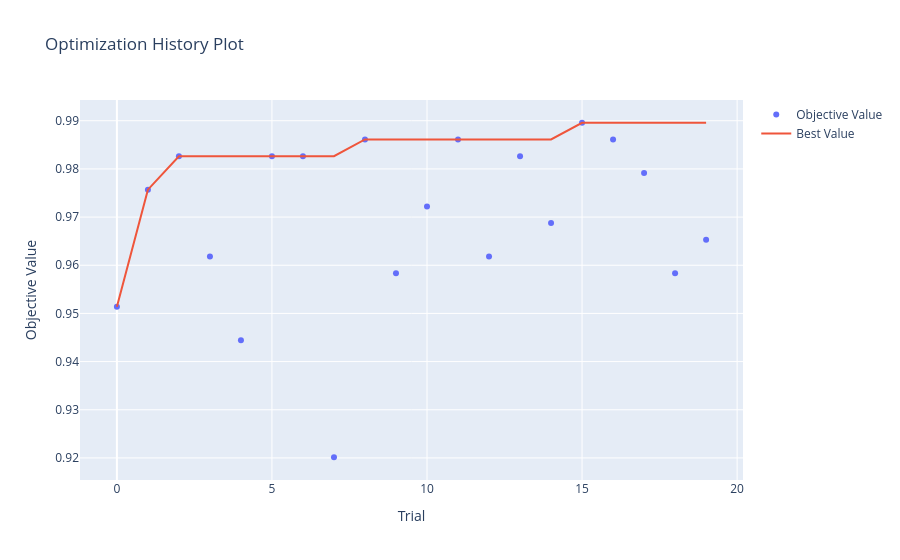
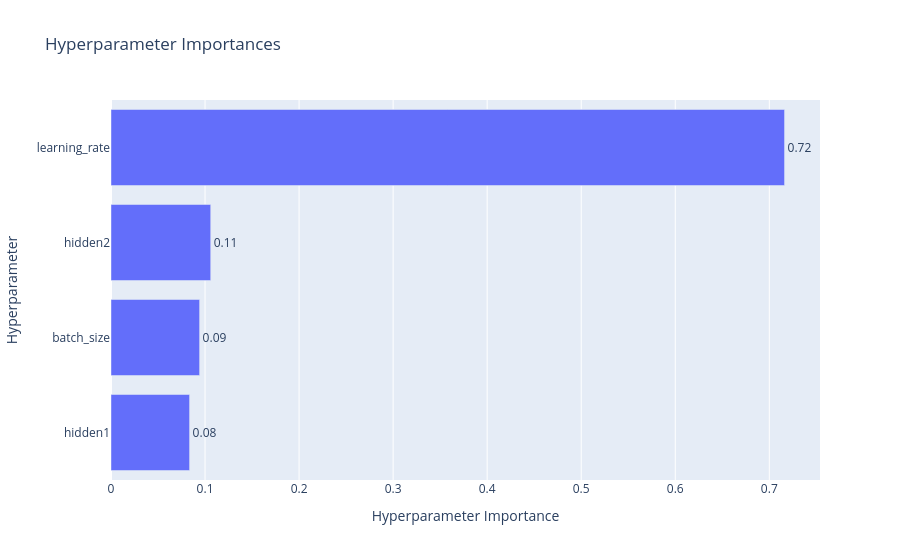
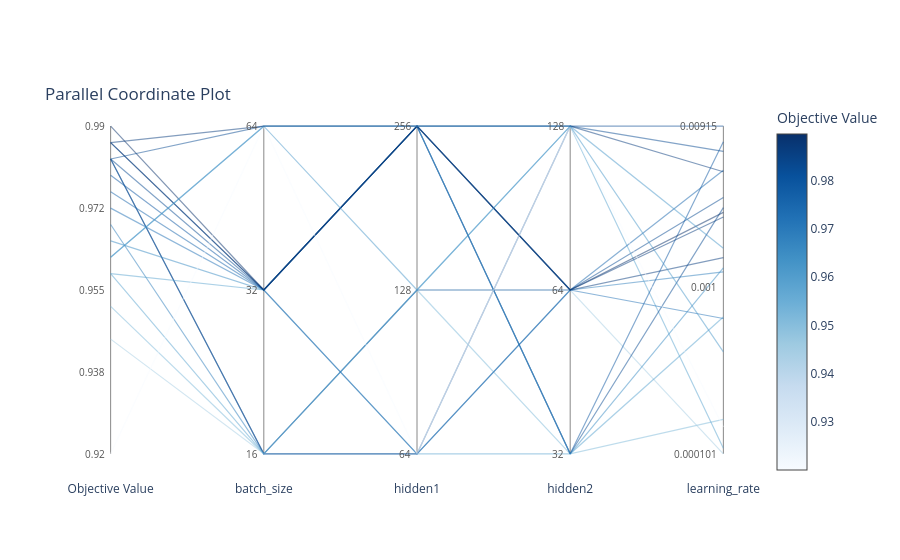
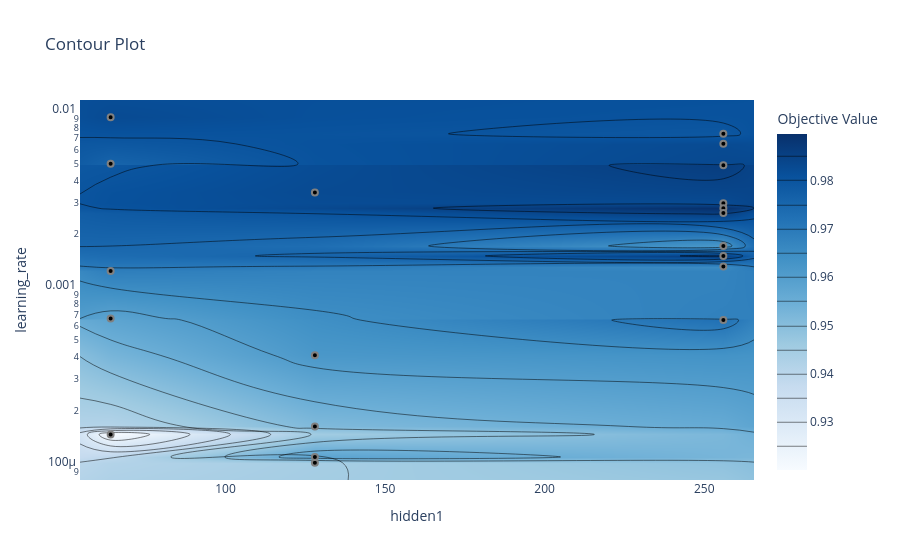

The notebook cell these images were saved under, in order:
### Code cell
# 1. Validation accuracy across trials
plot_optimization_history(study).show()

# 2. Which hyperparameters influenced accuracy the most?
plot_param_importances(study).show()

# 3. View all hyperparameters together
plot_parallel_coordinate(
    study,
    params=[
        "learning_rate",
        "batch_size",
        "hidden1",
        "hidden2"
    ]
).show()

# 4. 2D interaction between two important hyperparameters
plot_contour(
    study,
    params=[
        "learning_rate",
        "hidden1"
    ]
).show()

### Figure 1 — Plotly figure (JSON) as saved in the notebook; plotly's stock layout.template omitted (floating-point values rounded to 4 significant figures)
{"data": [{"mode": "markers", "name": "Objective Value", "type": "scatter", "x": [0, 1, 2, 3, 4, 5, 6, 7, 8, 9, 10, 11, 12, 13, 14, 15, 16, 17, 18, 19], "y": [0.9514, 0.9757, 0.9826, 0.9618, 0.9444, 0.9826, 0.9826, 0.9201, 0.9861, 0.9583, 0.9722, 0.9861, 0.9618, 0.9826, 0.9688, 0.9896, 0.9861, 0.9792, 0.9583, 0.9653]}, {"mode": "lines", "name": "Best Value", "type": "scatter", "x": [0, 1, 2, 3, 4, 5, 6, 7, 8, 9, 10, 11, 12, 13, 14, 15, 16, 17, 18, 19], "y": [0.9514, 0.9757, 0.9826, 0.9826, 0.9826, 0.9826, 0.9826, 0.9826, 0.9861, 0.9861, 0.9861, 0.9861, 0.9861, 0.9861, 0.9861, 0.9896, 0.9896, 0.9896, 0.9896, 0.9896]}, {"marker": {"color": "#cccccc"}, "mode": "markers", "name": "Infeasible Trial", "showlegend": false, "type": "scatter", "x": [], "y": []}], "layout": {"title": {"text": "Optimization History Plot"}, "xaxis": {"title": {"text": "Trial"}}, "yaxis": {"title": {"text": "Objective Value"}}}}

### Figure 2 — Plotly figure (JSON) as saved in the notebook; plotly's stock layout.template omitted (floating-point values rounded to 4 significant figures)
{"data": [{"cliponaxis": false, "hovertemplate": ["hidden1 (CategoricalDistribution): 0.08355514803329361<extra></extra>", "batch_size (CategoricalDistribution): 0.09421028427059562<extra></extra>", "hidden2 (CategoricalDistribution): 0.1060154168313493<extra></extra>", "learning_rate (FloatDistribution): 0.7162191508647615<extra></extra>"], "name": "Objective Value", "orientation": "h", "text": ["0.08", "0.09", "0.11", "0.72"], "textposition": "outside", "type": "bar", "x": [0.08356, 0.09421, 0.106, 0.7162], "y": ["hidden1", "batch_size", "hidden2", "learning_rate"]}], "layout": {"title": {"text": "Hyperparameter Importances"}, "xaxis": {"title": {"text": "Hyperparameter Importance"}}, "yaxis": {"title": {"text": "Hyperparameter"}}}}

### Figure 3 — Plotly figure (JSON) as saved in the notebook; plotly's stock layout.template omitted (floating-point values rounded to 4 significant figures)
{"data": [{"customdata": [["Objective Value", "0.969"], ["batch_size", "16"], ["hidden1", "64"], ["hidden2", "64"], ["learning_rate", "0.00123"]], "hovertemplate": "%{customdata[0]}: %{customdata[1]}<extra></extra>", "line": {"color": "rgb(46.200000000000045, 126.20000000000005, 187.8)", "dash": "solid", "width": 1.2}, "mode": "lines", "opacity": 0.5, "showlegend": false, "type": "scatter", "x": [0, 1, 2, 3, 4], "y": [0.7, 0, 0, 0.5, 0.5552]}, {"customdata": [["Objective Value", "0.983"], ["batch_size", "16"], ["hidden1", "64"], ["hidden2", "128"], ["learning_rate", "0.00915"]], "hovertemplate": "%{customdata[0]}: %{customdata[1]}<extra></extra>", "line": {"color": "rgb(8.0, 74.40000000000029, 146.20000000000041)", "dash": "solid", "width": 1.2}, "mode": "lines", "opacity": 0.5, "showlegend": false, "type": "scatter", "x": [0, 1, 2, 3, 4], "y": [0.9, 0, 0, 1, 1]}, {"customdata": [["Objective Value", "0.951"], ["batch_size", "16"], ["hidden1", "128"], ["hidden2", "32"], ["learning_rate", "0.000162"]], "hovertemplate": "%{customdata[0]}: %{customdata[1]}<extra></extra>", "line": {"color": "rgb(127.40000000000022, 185.20000000000013, 218.40000000000003)", "dash": "solid", "width": 1.2}, "mode": "lines", "opacity": 0.5, "showlegend": false, "type": "scatter", "x": [0, 1, 2, 3, 4], "y": [0.45, 0, 0.5, 0, 0.1049]}, {"customdata": [["Objective Value", "0.944"], ["batch_size", "16"], ["hidden1", "128"], ["hidden2", "64"], ["learning_rate", "0.000101"]], "hovertemplate": "%{customdata[0]}: %{customdata[1]}<extra></extra>", "line": {"color": "rgb(166.00000000000003, 205.4, 227.8)", "dash": "solid", "width": 1.2}, "mode": "lines", "opacity": 0.5, "showlegend": false, "type": "scatter", "x": [0, 1, 2, 3, 4], "y": [0.35, 0, 0.5, 0.5, 0]}, {"customdata": [["Objective Value", "0.983"], ["batch_size", "16"], ["hidden1", "128"], ["hidden2", "64"], ["learning_rate", "0.00343"]], "hovertemplate": "%{customdata[0]}: %{customdata[1]}<extra></extra>", "line": {"color": "rgb(8.0, 74.40000000000029, 146.20000000000041)", "dash": "solid", "width": 1.2}, "mode": "lines", "opacity": 0.5, "showlegend": false, "type": "scatter", "x": [0, 1, 2, 3, 4], "y": [0.9, 0, 0.5, 0.5, 0.7823]}, {"customdata": [["Objective Value", "0.958"], ["batch_size", "16"], ["hidden1", "128"], ["hidden2", "128"], ["learning_rate", "0.000109"]], "hovertemplate": "%{customdata[0]}: %{customdata[1]}<extra></extra>", "line": {"color": "rgb(90.5999999999998, 162.79999999999987, 207.5999999999999)", "dash": "solid", "width": 1.2}, "mode": "lines", "opacity": 0.5, "showlegend": false, "type": "scatter", "x": [0, 1, 2, 3, 4], "y": [0.55, 0, 0.5, 1, 0.01669]}, {"customdata": [["Objective Value", "0.958"], ["batch_size", "32"], ["hidden1", "64"], ["hidden2", "32"], ["learning_rate", "0.000663"]], "hovertemplate": "%{customdata[0]}: %{customdata[1]}<extra></extra>", "line": {"color": "rgb(90.5999999999998, 162.79999999999987, 207.5999999999999)", "dash": "solid", "width": 1.2}, "mode": "lines", "opacity": 0.5, "showlegend": false, "type": "scatter", "x": [0, 1, 2, 3, 4], "y": [0.55, 0.5, 0, 0, 0.4176]}, {"customdata": [["Objective Value", "0.976"], ["batch_size", "32"], ["hidden1", "64"], ["hidden2", "64"], ["learning_rate", "0.005"]], "hovertemplate": "%{customdata[0]}: %{customdata[1]}<extra></extra>", "line": {"color": "rgb(23.000000000000124, 100.20000000000016, 171.0000000000001)", "dash": "solid", "width": 1.2}, "mode": "lines", "opacity": 0.5, "showlegend": false, "type": "scatter", "x": [0, 1, 2, 3, 4], "y": [0.8, 0.5, 0, 0.5, 0.8656]}, {"customdata": [["Objective Value", "0.983"], ["batch_size", "32"], ["hidden1", "256"], ["hidden2", "32"], ["learning_rate", "0.00298"]], "hovertemplate": "%{customdata[0]}: %{customdata[1]}<extra></extra>", "line": {"color": "rgb(8.0, 74.40000000000029, 146.20000000000041)", "dash": "solid", "width": 1.2}, "mode": "lines", "opacity": 0.5, "showlegend": false, "type": "scatter", "x": [0, 1, 2, 3, 4], "y": [0.9, 0.5, 1, 0, 0.7513]}, {"customdata": [["Objective Value", "0.979"], ["batch_size", "32"], ["hidden1", "256"], ["hidden2", "32"], ["learning_rate", "0.00738"]], "hovertemplate": "%{customdata[0]}: %{customdata[1]}<extra></extra>", "line": {"color": "rgb(13.000000000000181, 87.40000000000023, 161.00000000000017)", "dash": "solid", "width": 1.2}, "mode": "lines", "opacity": 0.5, "showlegend": false, "type": "scatter", "x": [0, 1, 2, 3, 4], "y": [0.85, 0.5, 1, 0, 0.9522]}, {"customdata": [["Objective Value", "0.965"], ["batch_size", "32"], ["hidden1", "256"], ["hidden2", "32"], ["learning_rate", "0.00131"]], "hovertemplate": "%{customdata[0]}: %{customdata[1]}<extra></extra>", "line": {"color": "rgb(59.39999999999996, 139.39999999999998, 194.6)", "dash": "solid", "width": 1.2}, "mode": "lines", "opacity": 0.5, "showlegend": false, "type": "scatter", "x": [0, 1, 2, 3, 4], "y": [0.65, 0.5, 1, 0, 0.5678]}, {"customdata": [["Objective Value", "0.986"], ["batch_size", "32"], ["hidden1", "256"], ["hidden2", "64"], ["learning_rate", "0.0015"]], "hovertemplate": "%{customdata[0]}: %{customdata[1]}<extra></extra>", "line": {"color": "rgb(8.0, 61.199999999999925, 126.59999999999988)", "dash": "solid", "width": 1.2}, "mode": "lines", "opacity": 0.5, "showlegend": false, "type": "scatter", "x": [0, 1, 2, 3, 4], "y": [0.95, 0.5, 1, 0.5, 0.5987]}, {"customdata": [["Objective Value", "0.972"], ["batch_size", "32"], ["hidden1", "256"], ["hidden2", "64"], ["learning_rate", "0.00065"]], "hovertemplate": "%{customdata[0]}: %{customdata[1]}<extra></extra>", "line": {"color": "rgb(33.000000000000114, 113.00000000000011, 181.00000000000006)", "dash": "solid", "width": 1.2}, "mode": "lines", "opacity": 0.5, "showlegend": false, "type": "scatter", "x": [0, 1, 2, 3, 4], "y": [0.75, 0.5, 1, 0.5, 0.4129]}, {"customdata": [["Objective Value", "0.99"], ["batch_size", "32"], ["hidden1", "256"], ["hidden2", "64"], ["learning_rate", "0.0028"]], "hovertemplate": "%{customdata[0]}: %{customdata[1]}<extra></extra>", "line": {"color": "rgb(8.0, 48.0, 107.0)", "dash": "solid", "width": 1.2}, "mode": "lines", "opacity": 0.5, "showlegend": false, "type": "scatter", "x": [0, 1, 2, 3, 4], "y": [1, 0.5, 1, 0.5, 0.7369]}, {"customdata": [["Objective Value", "0.986"], ["batch_size", "32"], ["hidden1", "256"], ["hidden2", "64"], ["learning_rate", "0.00262"]], "hovertemplate": "%{customdata[0]}: %{customdata[1]}<extra></extra>", "line": {"color": "rgb(8.0, 61.199999999999925, 126.59999999999988)", "dash": "solid", "width": 1.2}, "mode": "lines", "opacity": 0.5, "showlegend": false, "type": "scatter", "x": [0, 1, 2, 3, 4], "y": [0.95, 0.5, 1, 0.5, 0.7226]}, {"customdata": [["Objective Value", "0.92"], ["batch_size", "64"], ["hidden1", "64"], ["hidden2", "128"], ["learning_rate", "0.000146"]], "hovertemplate": "%{customdata[0]}: %{customdata[1]}<extra></extra>", "line": {"color": "rgb(247.0, 251.0, 255.0)", "dash": "solid", "width": 1.2}, "mode": "lines", "opacity": 0.5, "showlegend": false, "type": "scatter", "x": [0, 1, 2, 3, 4], "y": [0, 1, 0, 1, 0.08191]}, {"customdata": [["Objective Value", "0.962"], ["batch_size", "64"], ["hidden1", "128"], ["hidden2", "128"], ["learning_rate", "0.000411"]], "hovertemplate": "%{customdata[0]}: %{customdata[1]}<extra></extra>", "line": {"color": "rgb(74.1999999999999, 151.59999999999994, 201.19999999999996)", "dash": "solid", "width": 1.2}, "mode": "lines", "opacity": 0.5, "showlegend": false, "type": "scatter", "x": [0, 1, 2, 3, 4], "y": [0.6, 1, 0.5, 1, 0.3111]}, {"customdata": [["Objective Value", "0.983"], ["batch_size", "64"], ["hidden1", "256"], ["hidden2", "128"], ["learning_rate", "0.00647"]], "hovertemplate": "%{customdata[0]}: %{customdata[1]}<extra></extra>", "line": {"color": "rgb(8.0, 74.40000000000029, 146.20000000000041)", "dash": "solid", "width": 1.2}, "mode": "lines", "opacity": 0.5, "showlegend": false, "type": "scatter", "x": [0, 1, 2, 3, 4], "y": [0.9, 1, 1, 1, 0.923]}, {"customdata": [["Objective Value", "0.986"], ["batch_size", "64"], ["hidden1", "256"], ["hidden2", "128"], ["learning_rate", "0.00489"]], "hovertemplate": "%{customdata[0]}: %{customdata[1]}<extra></extra>", "line": {"color": "rgb(8.0, 61.199999999999925, 126.59999999999988)", "dash": "solid", "width": 1.2}, "mode": "lines", "opacity": 0.5, "showlegend": false, "type": "scatter", "x": [0, 1, 2, 3, 4], "y": [0.95, 1, 1, 1, 0.861]}, {"customdata": [["Objective Value", "0.962"], ["batch_size", "64"], ["hidden1", "256"], ["hidden2", "128"], ["learning_rate", "0.00171"]], "hovertemplate": "%{customdata[0]}: %{customdata[1]}<extra></extra>", "line": {"color": "rgb(74.1999999999999, 151.59999999999994, 201.19999999999996)", "dash": "solid", "width": 1.2}, "mode": "lines", "opacity": 0.5, "showlegend": false, "type": "scatter", "x": [0, 1, 2, 3, 4], "y": [0.6, 1, 1, 1, 0.6277]}, {"hoverinfo": "skip", "marker": {"cmax": 0.9896, "cmin": 0.9201, "color": [0.9201, 0.9896], "colorbar": {"title": {"text": "Objective Value"}}, "colorscale": [[0, "rgb(247,251,255)"], [0.125, "rgb(222,235,247)"], [0.25, "rgb(198,219,239)"], [0.375, "rgb(158,202,225)"], [0.5, "rgb(107,174,214)"], [0.625, "rgb(66,146,198)"], [0.75, "rgb(33,113,181)"], [0.875, "rgb(8,81,156)"], [1, "rgb(8,48,107)"]], "reversescale": false, "showscale": true}, "mode": "markers", "showlegend": false, "type": "scatter", "x": [null, null], "y": [null, null]}], "layout": {"annotations": [{"font": {"color": "#555", "size": 10}, "showarrow": false, "text": "0.92", "x": 0, "xanchor": "right", "xshift": -4, "y": 0}, {"font": {"color": "#555", "size": 10}, "showarrow": false, "text": "0.938", "x": 0, "xanchor": "right", "xshift": -4, "y": 0.25}, {"font": {"color": "#555", "size": 10}, "showarrow": false, "text": "0.955", "x": 0, "xanchor": "right", "xshift": -4, "y": 0.5}, {"font": {"color": "#555", "size": 10}, "showarrow": false, "text": "0.972", "x": 0, "xanchor": "right", "xshift": -4, "y": 0.75}, {"font": {"color": "#555", "size": 10}, "showarrow": false, "text": "0.99", "x": 0, "xanchor": "right", "xshift": -4, "y": 1}, {"font": {"color": "#555", "size": 10}, "showarrow": false, "text": "16", "x": 1, "xanchor": "right", "xshift": -4, "y": 0}, {"font": {"color": "#555", "size": 10}, "showarrow": false, "text": "32", "x": 1, "xanchor": "right", "xshift": -4, "y": 0.5}, {"font": {"color": "#555", "size": 10}, "showarrow": false, "text": "64", "x": 1, "xanchor": "right", "xshift": -4, "y": 1}, {"font": {"color": "#555", "size": 10}, "showarrow": false, "text": "64", "x": 2, "xanchor": "right", "xshift": -4, "y": 0}, {"font": {"color": "#555", "size": 10}, "showarrow": false, "text": "128", "x": 2, "xanchor": "right", "xshift": -4, "y": 0.5}, {"font": {"color": "#555", "size": 10}, "showarrow": false, "text": "256", "x": 2, "xanchor": "right", "xshift": -4, "y": 1}, {"font": {"color": "#555", "size": 10}, "showarrow": false, "text": "32", "x": 3, "xanchor": "right", "xshift": -4, "y": 0}, {"font": {"color": "#555", "size": 10}, "showarrow": false, "text": "64", "x": 3, "xanchor": "right", "xshift": -4, "y": 0.5}, {"font": {"color": "#555", "size": 10}, "showarrow": false, "text": "128", "x": 3, "xanchor": "right", "xshift": -4, "y": 1}, {"font": {"color": "#555", "size": 10}, "showarrow": false, "text": "0.000101", "x": 4, "xanchor": "right", "xshift": -4, "y": 0}, {"font": {"color": "#555", "size": 10}, "showarrow": false, "text": "0.001", "x": 4, "xanchor": "right", "xshift": -4, "y": 0.5086}, {"font": {"color": "#555", "size": 10}, "showarrow": false, "text": "0.00915", "x": 4, "xanchor": "right", "xshift": -4, "y": 1}], "hovermode": "closest", "legend": {"orientation": "h", "x": 1, "xanchor": "right", "y": 1, "yanchor": "bottom"}, "plot_bgcolor": "white", "shapes": [{"layer": "below", "line": {"color": "#888", "width": 1}, "type": "line", "x0": 0, "x1": 0, "y0": 0, "y1": 1}, {"layer": "below", "line": {"color": "#888", "width": 1}, "type": "line", "x0": 1, "x1": 1, "y0": 0, "y1": 1}, {"layer": "below", "line": {"color": "#888", "width": 1}, "type": "line", "x0": 2, "x1": 2, "y0": 0, "y1": 1}, {"layer": "below", "line": {"color": "#888", "width": 1}, "type": "line", "x0": 3, "x1": 3, "y0": 0, "y1": 1}, {"layer": "below", "line": {"color": "#888", "width": 1}, "type": "line", "x0": 4, "x1": 4, "y0": 0, "y1": 1}], "title": {"text": "Parallel Coordinate Plot", "y": 1, "yanchor": "bottom", "yref": "paper"}, "xaxis": {"range": [-0.2, 4.2], "showgrid": false, "tickmode": "array", "ticktext": ["Objective Value", "batch_size", "hidden1", "hidden2", "learning_rate"], "tickvals": [0, 1, 2, 3, 4], "zeroline": false}, "yaxis": {"fixedrange": true, "range": [-0.08, 1.08], "visible": false}}}

### Figure 4 — Plotly figure (JSON) as saved in the notebook; plotly's stock layout.template omitted (floating-point values rounded to 4 significant figures)
{"data": [{"colorbar": {"title": {"text": "Objective Value"}}, "colorscale": [[0, "rgb(247,251,255)"], [0.125, "rgb(222,235,247)"], [0.25, "rgb(198,219,239)"], [0.375, "rgb(158,202,225)"], [0.5, "rgb(107,174,214)"], [0.625, "rgb(66,146,198)"], [0.75, "rgb(33,113,181)"], [0.875, "rgb(8,81,156)"], [1, "rgb(8,48,107)"]], "connectgaps": true, "contours": {"coloring": "heatmap"}, "hoverinfo": "none", "line": {"smoothing": 1.3}, "reversescale": false, "type": "contour", "x": [54.4, 64, 128, 256, 265.6], "y": [8.069e-05, 0.0001011, 0.000109, 0.0001462, 0.0001622, 0.0004107, 0.0006497, 0.0006635, 0.001233, 0.001305, 0.0015, 0.00171, 0.002623, 0.002798, 0.002984, 0.003432, 0.004892, 0.004995, 0.00647, 0.007381, 0.009153, 0.01147], "z": [[NaN, NaN, NaN, NaN, NaN], [NaN, NaN, 0.9444, NaN, NaN], [NaN, NaN, 0.9583, NaN, NaN], [NaN, 0.9201, NaN, NaN, NaN], [NaN, NaN, 0.9514, NaN, NaN], [NaN, NaN, 0.9618, NaN, NaN], [NaN, NaN, NaN, 0.9722, NaN], [NaN, 0.9583, NaN, NaN, NaN], [NaN, 0.9688, NaN, NaN, NaN], [NaN, NaN, NaN, 0.9653, NaN], [NaN, NaN, NaN, 0.9861, NaN], [NaN, NaN, NaN, 0.9618, NaN], [NaN, NaN, NaN, 0.9861, NaN], [NaN, NaN, NaN, 0.9896, NaN], [NaN, NaN, NaN, 0.9826, NaN], [NaN, NaN, 0.9826, NaN, NaN], [NaN, NaN, NaN, 0.9861, NaN], [NaN, 0.9757, NaN, NaN, NaN], [NaN, NaN, NaN, 0.9826, NaN], [NaN, NaN, NaN, 0.9792, NaN], [NaN, 0.9826, NaN, NaN, NaN], [NaN, NaN, NaN, NaN, NaN]]}, {"marker": {"color": "black", "line": {"color": "Gray", "width": 2}}, "mode": "markers", "name": "Feasible Trial", "showlegend": false, "type": "scatter", "x": [128, 64, 256, 128, 128, 128, 64, 64, 256, 128, 256, 256, 256, 256, 64, 256, 256, 256, 64, 256], "y": [0.0001622, 0.004995, 0.00647, 0.0004107, 0.0001011, 0.003432, 0.009153, 0.0001462, 0.0015, 0.000109, 0.0006497, 0.004892, 0.00171, 0.002984, 0.001233, 0.002798, 0.002623, 0.007381, 0.0006635, 0.001305]}, {"marker": {"color": "#cccccc", "line": {"color": "Gray", "width": 2}}, "mode": "markers", "name": "Infeasible Trial", "showlegend": false, "type": "scatter", "x": [], "y": []}], "layout": {"title": {"text": "Contour Plot"}, "xaxis": {"range": [54.4, 265.6], "title": {"text": "hidden1"}}, "yaxis": {"range": [-4.093, -1.941], "title": {"text": "learning_rate"}, "type": "log"}}}
